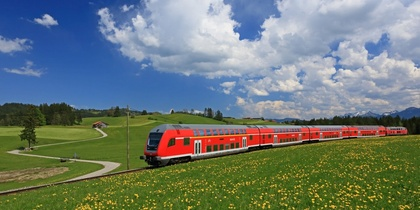
%> input picture Project_unsorted/sravan/4.jpg, 420 x 210 px, shrunk from 1240 x 620 before the run
$ octave test1.m   (GNU Octave 9; MATLAB toolbox functions it lacks are replaced by stand-ins)
%> lines starting %> are read from the running program, lines starting %| are printed output that depends on the picture
%> further down, im is the input picture: size 210x420x3 uint8; mean R, G, B 109.8, 122.7, 117.1
### Project_unsorted/sravan/Ms.m
function [Ims,Kms] = Ms(I,bandwidth)
%> called with bandwidth = 0.1

%% Mean Shift Segmentation (option: bandwidth)
I = im2double(I);
X = reshape(I,size(I,1)*size(I,2),3);                                         % Color Features
%% MeanShift
[clustCent,point2cluster,clustMembsCell] = MeanShiftCluster(X',bandwidth);    % MeanShiftCluster
for i = 1:length(clustMembsCell)                                              % Replace Image Colors With Cluster Centers
X(clustMembsCell{i},:) = repmat(clustCent(:,i)',size(clustMembsCell{i},2),1);
end
Ims = reshape(X,size(I,1),size(I,2),3);                                         % Segmented Image
Kms = length(clustMembsCell);

end

### Project_unsorted/Project/MeanShiftCluster.m
function [clustCent,data2cluster,cluster2dataCell] = MeanShiftCluster(dataPts,bandWidth,plotFlag)
%> called with bandWidth = 0.1
% ---OUTPUT---
% clustCent         - is locations of cluster centers (numDim x numClust)
% data2cluster      - for every data point which cluster it belongs to (numPts)
% cluster2dataCell  - for every cluster which points are in it (numClust)
%

if nargin < 2
    error('no bandwidth specified')
end

if nargin < 3
    plotFlag = false;
end

%**** Initialize stuff ***
[numDim,numPts] = size(dataPts);
%> numDim = 3; numPts = 88200
numClust        = 0;
bandSq          = bandWidth^2;
initPtInds      = 1:numPts;
maxPos          = max(dataPts,[],2);                          %biggest size in each dimension
%> maxPos = [1; 0.945; 1]
minPos          = min(dataPts,[],2);                          %smallest size in each dimension
%> minPos = [0; 0; 0]
boundBox        = maxPos-minPos;                        %bounding box size
%> boundBox = [1; 0.945; 1]
sizeSpace       = norm(boundBox);                       %indicator of size of data space
%> sizeSpace = 1.7
stopThresh      = 1e-3*bandWidth;                       %when mean has converged
clustCent       = [];                                   %center of clust
beenVisitedFlag = zeros(1,numPts,'uint8');              %track if a points been seen already
numInitPts      = numPts;                               %number of points to posibaly use as initilization points
%> numInitPts = 88200
clusterVotes    = zeros(1,numPts,'uint16');             %used to resolve conflicts on cluster membership


while numInitPts

    tempInd         = ceil( (numInitPts-1e-6)*rand);        %pick a random seed point
    stInd           = initPtInds(tempInd);                  %use this point as start of mean
    myMean          = dataPts(:,stInd);                           % intilize mean to this points location
    myMembers       = [];                                   % points that will get added to this cluster
    thisClusterVotes    = zeros(1,numPts,'uint16');         %used to resolve conflicts on cluster membership

    while 1     %loop untill convergence

        sqDistToAll = sum((repmat(myMean,1,numPts) - dataPts).^2);    %dist squared from mean to all points still active
        inInds      = find(sqDistToAll < bandSq);               %points within bandWidth
        thisClusterVotes(inInds) = thisClusterVotes(inInds)+1;  %add a vote for all the in points belonging to this cluster


        myOldMean   = myMean;                                   %save the old mean
        myMean      = mean(dataPts(:,inInds),2);                %compute the new mean
        myMembers   = [myMembers inInds];                       %add any point within bandWidth to the cluster
        beenVisitedFlag(myMembers) = 1;                         %mark that these points have been visited

        %*** plot stuff ****
        if plotFlag
            figure(12345),clf,hold on
            if numDim == 2
                plot(dataPts(1,:),dataPts(2,:),'.')
                plot(dataPts(1,myMembers),dataPts(2,myMembers),'ys')
                plot(myMean(1),myMean(2),'go')
                plot(myOldMean(1),myOldMean(2),'rd')
                pause(.1)
            end
        end

        %**** if mean doesn't move much stop this cluster ***
        if norm(myMean-myOldMean) < stopThresh

            %check for merge posibilities
            mergeWith = 0;
            for cN = 1:numClust
                distToOther = norm(myMean-clustCent(:,cN));     %distance from posible new clust max to old clust max
                if distToOther < bandWidth/2                    %if its within bandwidth/2 merge new and old
                    mergeWith = cN;
                    break;
                end
            end


            if mergeWith > 0    % something to merge
                clustCent(:,mergeWith)       = 0.5*(myMean+clustCent(:,mergeWith));             %record the max as the mean of the two merged (I know biased twoards new ones)
                %clustMembsCell{mergeWith}    = unique([clustMembsCell{mergeWith} myMembers]);   %record which points inside
                clusterVotes(mergeWith,:)    = clusterVotes(mergeWith,:) + thisClusterVotes;    %add these votes to the merged cluster
            else    %its a new cluster
                numClust                    = numClust+1;                   %increment clusters
                clustCent(:,numClust)       = myMean;                       %record the mean
                %clustMembsCell{numClust}    = myMembers;                    %store my members
                clusterVotes(numClust,:)    = thisClusterVotes;
            end

            break;
        end

    end

    initPtInds      = find(beenVisitedFlag == 0);           %we can initialize with any of the points not yet visited
    numInitPts      = length(initPtInds);                   %number of active points in set

end
%> this loop made 95 passes
%> (stInd, numInitPts) on passes 2 to 13: (66478, 49503), (31068, 42721), (18355, 31903), (46867, 20588), (21948, 17806), (58694, 17236), (14534, 13512), (37952, 12832), (46529, 10233), (78656, 9867), (42788, 9206), (21595, 8697)
%> numInitPts on pass 1: 65584
%> after the loop, clustCent = 17 columns, first 8: [0.322 0.606 0.265 0.918 0.162 0.131 0.467 0.826; 0.395 0.655 0.435 0.15 0.181 0.296 0.244 0.584; 0.116 0.736 0.679 0.109 0.0989 0.592 0.176 0.555]; distToOther = 4.85e-06; mergeWith = 1; numClust = 17

[val,data2cluster] = max(clusterVotes,[],1);                %a point belongs to the cluster with the most votes

%*** If they want the cluster2data cell find it for them
if nargout > 2
    cluster2dataCell = cell(numClust,1);
%> cluster2dataCell = 17 items
    for cN = 1:numClust
        myMembers = find(data2cluster == cN);
        cluster2dataCell{cN} = myMembers;
    end
%> this loop made 17 passes
%> myMembers on pass 17: [41717 41927 42137 46126 46336 50325 50535 50955 51165]
end

### Project_unsorted/sravan/test1.m
im = imread('4.jpg');

[output,~] = Ms(im,0.1);
%> the loop in Ms, `for i = 1:length(clustMembsCell)` made 17 passes
%> in Ms, `Ims = reshape(X,size(I,1),size(I,2),3);`:
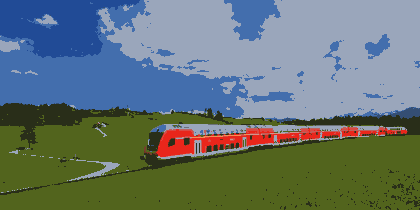
%> Ims: size 210x420x3 double; mean R, G, B 0.4, 0.461, 0.447
%> in Ms, `Kms = length(clustMembsCell);`: Kms = 17
output=output.*255;
output2 = output;
output2(:,:,1)= medfilt2(output(:,:,1),[5 5]);
output2(:,:,2)= medfilt2(output(:,:,2),[5 5]);
output2(:,:,3)= medfilt2(output(:,:,3),[5 5]);
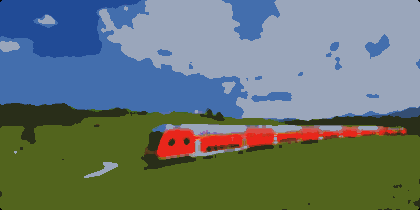
%> output2: size 210x420x3 double; mean R, G, B 102.5, 117.6, 112.9
output3 = rgb2hsv(output2);
%> output3: size 210x420x3 double; mean H, S, V 0.4, 0.5, 145.2
med = output2;
img_hsv = (output3);
[x,y,c] = size(output3);
%> x = 210; y = 420; c = 3

temp = zeros(x,y);
for i = 1:x
    for j = 1:y
        if((med(i,j,3)>=160 && med(i,j,3)<=255) && (med(i,j,2)>=70 && med(i,j,2)<=255) && (med(i,j,1)>=0) && (med(i,j,3)+15>=med(i,j,2) && med(i,j,3)+15>=med(i,j,1)))
            temp(i,j) = 1;
        elseif( ( med(i,j,3)<=100) && ( med(i,j,2)<=255) && (med(i,j,1)>=100) &&(med(i,j,1)>=med(i,j,3) && med(i,j,1)>=med(i,j,2)))
            temp(i,j) = 2;
        elseif(( med(i,j,3)<=120) && ( med(i,j,2)<=120) && (med(i,j,1)<=120) &&(med(i,j,2)>=med(i,j,3) && med(i,j,2)>=med(i,j,1)))
            temp(i,j) = 2;
        elseif( ( med(i,j,3)<=100) && ( med(i,j,2)<=255) && (med(i,j,1)<=200) &&(med(i,j,2)>=med(i,j,3) && med(i,j,2)>=med(i,j,1)))
            temp(i,j) = 3;
        else
            temp(i,j) = 4;
        end
    end
end
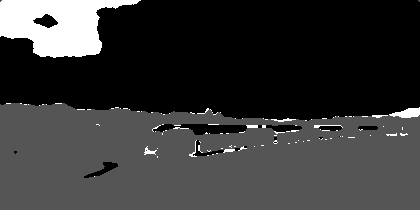
%> temp: size 210x420 double; min 1, max 4, mean 1.64; drawn with min black and max white

fin_out = med;
for i = 1:x
    for j = 1:y
        if(temp(i,j)==1)
            fin_out(i,j,1) = 0;
            fin_out(i,j,2) = 0;
            fin_out(i,j,3) = 0;
        elseif(temp(i,j)==2)
            fin_out(i,j,1) = 80;
            fin_out(i,j,2) = 80;
            fin_out(i,j,3) = 80;
        elseif(temp(i,j)==3)
            fin_out(i,j,1) = 200;
            fin_out(i,j,2) = 200;
            fin_out(i,j,3) = 200;
        elseif(temp(i,j)==4)
            fin_out(i,j,1) = 255;
            fin_out(i,j,2) = 255;
            fin_out(i,j,3) = 255;
        end
    end
end


figure;
subplot(1,3,1);
imshow(uint8(fin_out));
subplot(1,3,2);
imshow(med./255);
subplot(1,3,3);
imshow(img_hsv);
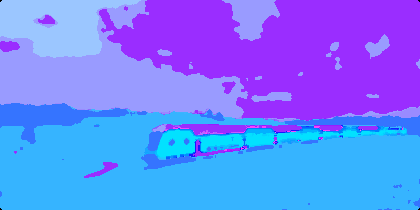
%> displayed picture: size 210x420x3, on the screen's scale of 0 to 255; mean R, G, B 107.8, 130.2, 255
